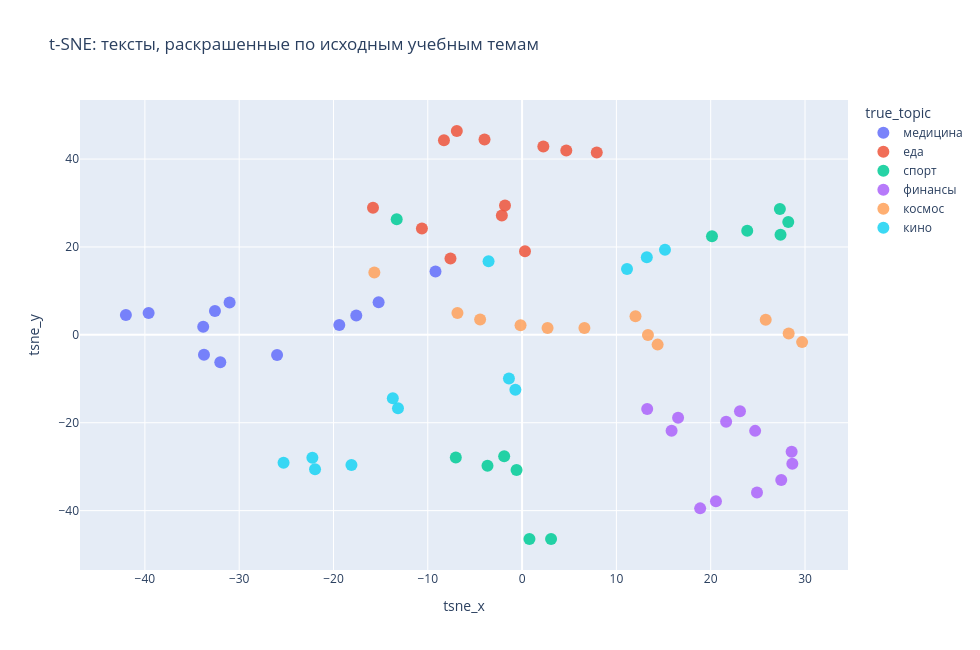

This figure's notebook cell:
### Markdown cell above
## 6. t-SNE-визуализация

Постройте t-SNE-карту.

Рекомендуемые параметры:

- `n_components=2`
- `perplexity=5`
- `learning_rate="auto"`
- `init="pca"`
- `random_state=RANDOM_STATE`

На маленьком корпусе высокая `perplexity` может размазывать группы, поэтому здесь берем 5.

### Code cell
# TODO: создайте t-SNE.
tsne = TSNE(
    n_components=2,
    perplexity=5,
    learning_rate="auto",
    init="pca",
    random_state=RANDOM_STATE,
)

# TODO: получите координаты.
X_tsne = tsne.fit_transform(X_svd_norm)

# TODO: сохраните координаты.
df["tsne_x"] = X_tsne[:, 0]
df["tsne_y"] = X_tsne[:, 1]

plot_interactive_projection(
    data=df,
    x_col="tsne_x",
    y_col="tsne_y",
    label_col="true_topic",
    title="t-SNE: тексты, раскрашенные по исходным учебным темам",
)

### Figure 1 — Plotly figure (JSON) as saved in the notebook; plotly's stock layout.template omitted (floating-point values rounded to 4 significant figures)
{"data": [{"customdata": [["медицина", "Врач объяснил пациенту результаты анализов, диагноз и план лечения на ближайшие недели."], ["медицина", "Врач в клинике осмотрел пациента, назначил анализ крови и подобрал лечение после диагноза."], ["медицина", "Врач назначил терапию, лекарства и анализы после консультации пациента в клинике."], ["медицина", "Медицинский центр обновил оборудование для диагностики, лечения и обследования пациентов."], ["медицина", "В больнице пациент проходит лечение, получает лекарства и регулярно посещает врача."], ["медицина", "После обследования врач направил пациента на анализ, чтобы уточнить диагноз и лечение."], ["медицина", "Лечение пациента началось после анализа крови, консультации врача и обследования в больнице."], ["медицина", "Пациенты записываются в клинику к врачу, получают анализы и рекомендации по лечению."], ["медицина", "Клиника запустила программу профилактики: врач, анализы, обследование и ранний диагноз."], ["медицина", "Диагноз подтвердился после обследования, врач обсудил с пациентом лечение и режим."], ["медицина", "Пациент пришел к врачу с температурой, врач назначил анализы, лекарства и повторный прием в клинике."], ["медицина", "Клиника открыла кабинет диагностики, где врач проводит обследование пациентов и ставит диагноз."]], "hovertemplate": "true_topic=%{customdata[0]}<br>tsne_x=%{x}<br>tsne_y=%{y}<br>text=%{customdata[1]}<extra></extra>", "legendgroup": "медицина", "marker": {"color": "#636efa", "opacity": 0.85, "size": 12, "symbol": "circle"}, "mode": "markers", "name": "медицина", "orientation": "v", "showlegend": true, "type": "scatter", "x": [-9.183, -33.81, -33.73, -15.21, -42.01, -32.57, -39.61, -25.98, -19.39, -31.02, -32.0, -17.58], "xaxis": "x", "y": [14.4, 1.837, -4.557, 7.408, 4.534, 5.405, 4.983, -4.571, 2.257, 7.365, -6.221, 4.403], "yaxis": "y"}, {"customdata": [["еда", "Кулинарный рецепт включает курицу, овощи, специи, масло и чеснок."], ["еда", "В меню ресторана появились суп, салат, горячее блюдо и домашняя выпечка."], ["еда", "Пекарь замешивает тесто, выпекает хлеб и подает блюдо с маслом."], ["еда", "Ресторан предлагает блюдо с рыбой, соусом, овощами и необычным вкусом."], ["еда", "Гости ресторана пробовали блюда, обсуждали вкус, подачу и ингредиенты."], ["еда", "Кулинарный мастер-класс посвящен рецептам, ингредиентам и балансу вкуса."], ["еда", "В ресторане обновили меню, добавили горячее блюдо, десерт и сезонные ингредиенты."], ["еда", "Кондитер приготовил десерт по рецепту: шоколад, крем, ягоды и карамель."], ["еда", "Повар приготовил завтрак: омлет, сырники, кашу, кофе и фруктовый десерт."], ["еда", "Повар объяснил, как приготовить суп: нарезать ингредиенты, сварить бульон и добавить зелень."], ["еда", "Рецепт салата содержит свежие овощи, сыр, зелень, лимонный сок и соус."], ["еда", "Повар приготовил блюдо по рецепту: паста, соус, сыр, базилик и специи."]], "hovertemplate": "true_topic=%{customdata[0]}<br>tsne_x=%{x}<br>tsne_y=%{y}<br>text=%{customdata[1]}<extra></extra>", "legendgroup": "еда", "marker": {"color": "#EF553B", "opacity": 0.85, "size": 12, "symbol": "circle"}, "mode": "markers", "name": "еда", "orientation": "v", "showlegend": true, "type": "scatter", "x": [4.687, -2.147, -15.81, 0.3084, -10.62, 7.917, -1.813, -8.286, -6.921, -7.596, 2.252, -3.985], "xaxis": "x", "y": [41.97, 27.15, 28.9, 19.0, 24.19, 41.49, 29.44, 44.27, 46.38, 17.39, 42.88, 44.46], "yaxis": "y"}, {"customdata": [["спорт", "Болельщики поддерживали команду весь матч, особенно после красивого гола нападающего."], ["спорт", "Футбольная команда выиграла матч, игрок забил гол, а тренер похвалил состав."], ["спорт", "Тренер объявил состав команды перед матчем и рассказал о стратегии игры."], ["спорт", "Игрок получил травму на тренировке, поэтому команда изменит состав на важный матч."], ["спорт", "Тренировка команды была посвящена передачам, прессингу и ударам по воротам."], ["спорт", "Тренер готовит команду к турниру, игроки проводят тренировку и разбирают тактику матча."], ["спорт", "Футбольный клуб подписал игрока, тренер включил его в заявку на турнир."], ["спорт", "После матча тренер обсудил с игроками ошибки, голы и подготовку к следующему турниру."], ["спорт", "Игрок забил два гола, команда выиграла матч и поднялась в турнирной таблице."], ["спорт", "Финальный турнир собрал сильные команды, игроков и тысячи болельщиков на стадионе."], ["спорт", "Команда завершила сезон победой в турнире, тренер отметил дисциплину игроков."], ["спорт", "Команда вышла на поле, игрок забил решающий гол в финальном матче турнира."]], "hovertemplate": "true_topic=%{customdata[0]}<br>tsne_x=%{x}<br>tsne_y=%{y}<br>text=%{customdata[1]}<extra></extra>", "legendgroup": "спорт", "marker": {"color": "#00cc96", "opacity": 0.85, "size": 12, "symbol": "circle"}, "mode": "markers", "name": "спорт", "orientation": "v", "showlegend": true, "type": "scatter", "x": [-13.3, -3.669, 28.23, -7.028, 27.4, 3.074, 27.34, 0.7782, -1.9, 23.87, 20.14, -0.5875], "xaxis": "x", "y": [26.28, -29.78, 25.7, -27.9, 22.77, -46.46, 28.66, -46.44, -27.63, 23.66, 22.44, -30.75], "yaxis": "y"}, {"customdata": [["финансы", "Инвесторы пересматривают портфель: акции, облигации, валюта и банковские вклады."], ["финансы", "Банк запустил кредитную программу, связанную со ставкой и состоянием экономики."], ["финансы", "Акции компании выросли после отчета, инвесторы ждут новой оценки рынка."], ["финансы", "Финансовые аналитики прогнозируют рынок акций, инфляцию и поведение инвесторов."], ["финансы", "Инвестор изучает отчет компании, динамику акций, рынок и банковскую ставку."], ["финансы", "Курс валют изменился после решения банка и ожиданий инвесторов на рынке."], ["финансы", "Инвестор купил акции компании, следит за рынком, ставкой и финансовым отчетом."], ["финансы", "Финансовый рынок обсуждает инфляцию, курс валют, акции и решение банка."], ["финансы", "Банк снизил ставку по кредиту, поэтому заемщики активнее подают заявки."], ["финансы", "Центральный банк сохранил ключевую ставку, рынок акций отреагировал ростом."], ["финансы", "Экономисты объяснили, как ставка банка влияет на кредит, ипотеку и вклады."], ["финансы", "Банк выдал кредит бизнесу, а аналитики оценили влияние ставки на рынок."]], "hovertemplate": "true_topic=%{customdata[0]}<br>tsne_x=%{x}<br>tsne_y=%{y}<br>text=%{customdata[1]}<extra></extra>", "legendgroup": "финансы", "marker": {"color": "#ab63fa", "opacity": 0.85, "size": 12, "symbol": "circle"}, "mode": "markers", "name": "финансы", "orientation": "v", "showlegend": true, "type": "scatter", "x": [27.48, 13.27, 28.66, 23.11, 24.71, 18.88, 28.58, 20.56, 15.85, 21.64, 24.91, 16.54], "xaxis": "x", "y": [-33.02, -16.85, -29.35, -17.37, -21.85, -39.49, -26.62, -37.85, -21.84, -19.79, -35.86, -18.86], "yaxis": "y"}, {"customdata": [["космос", "Телескоп получил снимки звезды, планеты, галактики и космической туманности."], ["космос", "Спутник наблюдает за атмосферой планеты и передает данные научной команде."], ["космос", "Ракета доставила спутник связи, миссия прошла по запланированной траектории."], ["космос", "Космическая миссия отправила аппарат к планете, спутник передает данные с орбиты."], ["космос", "Космическая миссия использует ракету, спутник, телескоп и научные приборы."], ["космос", "Космический аппарат вышел на орбиту, телескоп и приборы начали сбор данных."], ["космос", "Марсоход исследует поверхность планеты, а орбитальный аппарат передает снимки."], ["космос", "Астрономическая обсерватория изучает звезды, планеты и движение спутников."], ["космос", "Миссия к Луне включает запуск ракеты, выход корабля на орбиту и возвращение экипажа."], ["космос", "Ракета стартовала с космодрома и вывела спутник на расчетную орбиту планеты."], ["космос", "Астрономы обнаружили планету у далекой звезды с помощью космического телескопа."], ["космос", "Инженеры проверили ракету перед запуском спутника на орбиту Земли."]], "hovertemplate": "true_topic=%{customdata[0]}<br>tsne_x=%{x}<br>tsne_y=%{y}<br>text=%{customdata[1]}<extra></extra>", "legendgroup": "космос", "marker": {"color": "#FFA15A", "opacity": 0.85, "size": 12, "symbol": "circle"}, "mode": "markers", "name": "космос", "orientation": "v", "showlegend": true, "type": "scatter", "x": [29.69, -6.855, 14.37, -4.45, -0.1639, 2.699, -15.67, 28.27, 12.03, 13.35, 25.83, 6.608], "xaxis": "x", "y": [-1.658, 4.989, -2.227, 3.494, 2.18, 1.57, 14.21, 0.2826, 4.25, -0.03695, 3.451, 1.544], "yaxis": "y"}, {"customdata": [["кино", "Актеры репетировали сцены, режиссер менял сценарий перед началом съемки."], ["кино", "Продюсер рассказал о бюджете фильма, кастинге актеров и графике съемок."], ["кино", "На кинофестивале показали драму, режиссер объяснил идею сценария и съемок."], ["кино", "Зрители посмотрели фильм и обсудили режиссера, сценарий, музыку и финал."], ["кино", "Режиссер выбрал актеров, переписал сценарий и начал съемку новой картины."], ["кино", "Документальный фильм получил приз фестиваля за сценарий и режиссерскую работу."], ["кино", "Съемочная группа завершила фильм, актеры готовятся к премьере на фестивале."], ["кино", "Новый фильм вышел в прокат, зрители обсуждают сценарий, монтаж и игру актеров."], ["кино", "Режиссер представил фильм на фестивале, актеры рассказали о съемках и сценарии."], ["кино", "Критики оценили фильм за сценарий, работу режиссера и сильную актерскую игру."], ["кино", "Актер получил награду за роль в фильме, режиссер поблагодарил съемочную группу."], ["кино", "Фестиваль открылся премьерой фильма, где актер исполнил главную роль."]], "hovertemplate": "true_topic=%{customdata[0]}<br>tsne_x=%{x}<br>tsne_y=%{y}<br>text=%{customdata[1]}<extra></extra>", "legendgroup": "кино", "marker": {"color": "#19d3f3", "opacity": 0.85, "size": 12, "symbol": "circle"}, "mode": "markers", "name": "кино", "orientation": "v", "showlegend": true, "type": "scatter", "x": [11.13, -1.395, -3.556, -22.24, -0.7125, -18.1, 15.15, -25.29, 13.23, -21.96, -13.16, -13.71], "xaxis": "x", "y": [14.99, -9.929, 16.76, -27.97, -12.48, -29.61, 19.37, -29.11, 17.64, -30.6, -16.68, -14.41], "yaxis": "y"}], "layout": {"height": 650, "legend": {"title": {"text": "true_topic"}, "tracegroupgap": 0}, "title": {"text": "t-SNE: тексты, раскрашенные по исходным учебным темам"}, "width": 980, "xaxis": {"anchor": "y", "domain": [0, 1], "title": {"text": "tsne_x"}}, "yaxis": {"anchor": "x", "domain": [0, 1], "title": {"text": "tsne_y"}}}}
